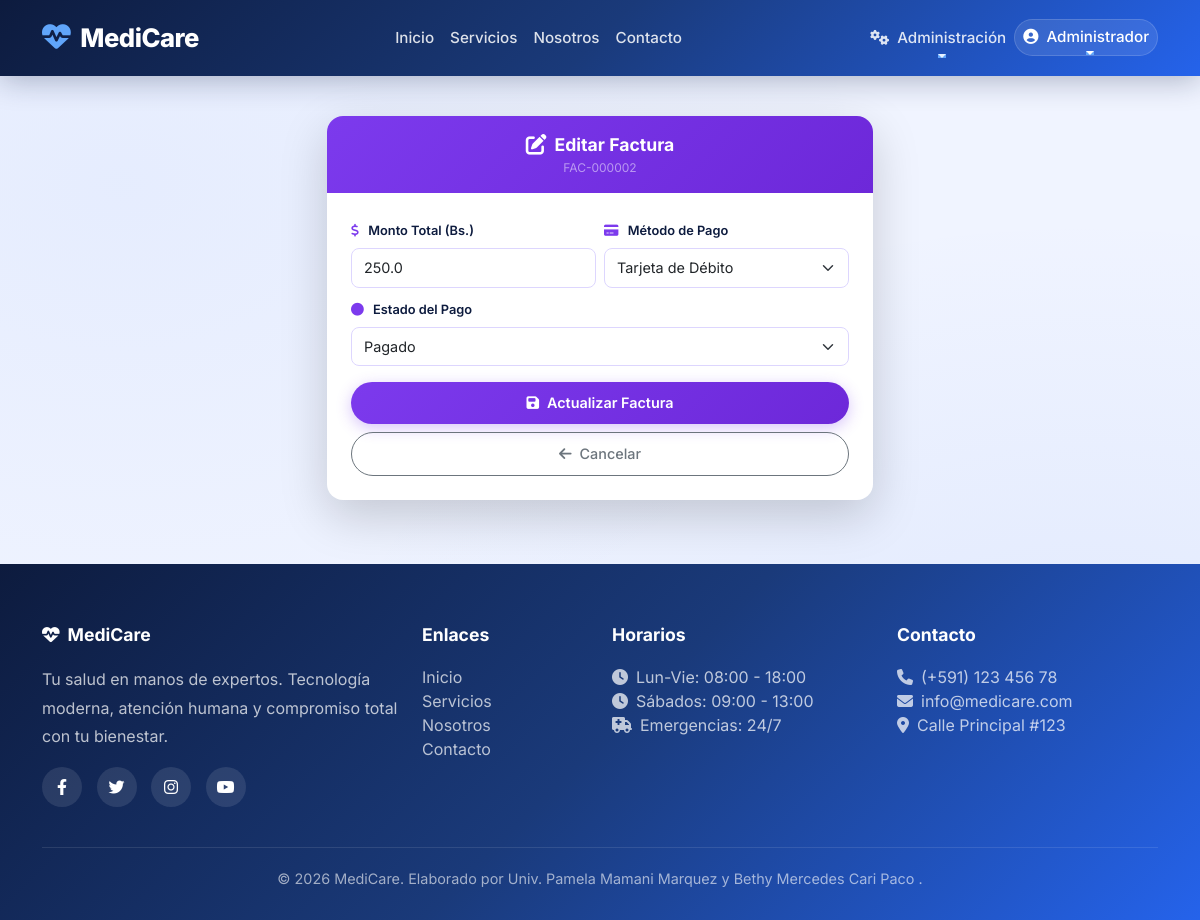
Page /facturacion/editar/2 (signed in) on the committed database.
### app/models/usuario.py (models this page shows, shortened)
class Usuario(UserMixin, db.Model):
    __tablename__ = 'usuarios'
    id = db.Column(db.Integer, primary_key=True)
    username = db.Column(db.String(80), unique=True, nullable=False)
    email = db.Column(db.String(120), unique=True, nullable=False)
    password_hash = db.Column(db.String(200), nullable=False)
    rol = db.Column(db.String(20), nullable=False, default='paciente')
    nombres = db.Column(db.String(100))
    apellidos = db.Column(db.String(100))
    ci = db.Column(db.String(20))
    telefono = db.Column(db.String(20))
    fecha_registro = db.Column(db.DateTime, default=datetime.utcnow)
    activo = db.Column(db.Boolean, default=True)
    paciente = db.relationship('Paciente', back_populates='usuario', uselist=False)
    medico = db.relationship('Medico', back_populates='usuario', uselist=False)
    def is_admin(self):
        return self.rol == 'admin'

### app/models/factura.py (models this page shows)
class Factura(db.Model):
    __tablename__ = 'facturas'
    id = db.Column(db.Integer, primary_key=True)
    cita_id = db.Column(db.Integer, db.ForeignKey('citas.id'))
    numero_factura = db.Column(db.String(20), unique=True)
    monto_total = db.Column(db.Float, nullable=False)
    metodo_pago = db.Column(db.String(50))
    estado_pago = db.Column(db.String(20), default='pendiente')
    fecha_emision = db.Column(db.DateTime, default=datetime.utcnow)
    fecha_pago = db.Column(db.DateTime)
    cita = db.relationship('Cita', back_populates='factura')

### app/facturacion/routes.py (the view, shortened to what this page needs)
@bp_factura.route('/editar/<int:id>', methods=['GET', 'POST'])
@login_required
def editar(id):
    if not (current_user.is_admin() or current_user.is_recepcionista()):
        flash('⛔ No tienes permisos.', 'danger')
        return redirect(url_for('core.landing'))
    factura = Factura.query.get_or_404(id)
    return render_template('facturacion/editar.html', factura=factura)

### templates/facturacion/editar.html (shortened to what this page needs)
{% extends "base.html" %}
{% block content %}
<div class="container py-4">
    <div class="row justify-content-center">
        <div class="col-lg-6 col-md-8">
            <div class="card border-0 shadow-lg rounded-4 overflow-hidden">
                <div class="card-header text-center border-0 py-3" style="background: linear-gradient(135deg, #7c3aed, #6d28d9);">
                    <div class="d-flex align-items-center justify-content-center gap-2">
                        <i class="fas fa-edit text-white" style="font-size: 1.3rem;"></i>
                        <span class="fw-bold text-white" style="font-size: 1.1rem;">
                            Editar Factura
                        </span>
                    </div>
                    <p class="text-white-50 mb-0" style="font-size: 0.75rem;">
                        {{ factura.numero_factura }}
                    </p>
                </div>
                <div class="card-body p-4">
                    <form method="POST" action="{{ url_for('factura.editar', id=factura.id) }}">
                        <div class="row g-2">
                            <div class="col-md-6">
                                <label for="monto_total" class="form-label fw-semibold" style="color: #0d1b3e; font-size: 0.8rem;">
                                    <i class="fas fa-dollar-sign" style="color: #7c3aed; margin-right: 6px;"></i> Monto Total (Bs.)
                                </label>
                                <input type="number" step="0.01" class="form-control form-control-sm" id="monto_total" name="monto_total"
                                       value="{{ factura.monto_total }}" required style="border-radius: 8px; padding: 8px 12px; font-size: 0.9rem; border-color: #ddd6fe;">
                            </div>
                            <div class="col-md-6">
                                <label for="metodo_pago" class="form-label fw-semibold" style="color: #0d1b3e; font-size: 0.8rem;">
                                    <i class="fas fa-credit-card" style="color: #7c3aed; margin-right: 6px;"></i> Método de Pago
                                </label>
                                <select class="form-select form-select-sm" id="metodo_pago" name="metodo_pago" required style="border-radius: 8px; padding: 8px 12px; font-size: 0.9rem; border-color: #ddd6fe;">
                                    <option value="Tarjeta de Débito" {% if factura.metodo_pago == 'Tarjeta de Débito' %}selected{% endif %}>Tarjeta de Débito</option>
                                </select>
                            </div>
                        </div>
                        <div class="mt-2">
                            <label for="estado_pago" class="form-label fw-semibold" style="color: #0d1b3e; font-size: 0.8rem;">
                                <i class="fas fa-circle" style="color: #7c3aed; margin-right: 6px;"></i> Estado del Pago
                            </label>
                            <select class="form-select form-select-sm" id="estado_pago" name="estado_pago" style="border-radius: 8px; padding: 8px 12px; font-size: 0.9rem; border-color: #ddd6fe;">
                                <option value="pagado" {% if factura.estado_pago == 'pagado' %}selected{% endif %}>Pagado</option>
                            </select>
                        </div>
                        <div class="d-grid gap-2 mt-3">
                            <button type="submit" class="btn" style="border-radius: 50px; padding: 10px; font-weight: 600; font-size: 0.9rem; background: linear-gradient(135deg, #7c3aed, #6d28d9); color: white; border: none; box-shadow: 0 4px 15px rgba(124, 58, 237, 0.3); transition: all 0.3s ease;">
                                <i class="fas fa-save me-2"></i>Actualizar Factura
                            </button>
                            <a href="{{ url_for('factura.index') }}" class="btn btn-outline-secondary" style="border-radius: 50px; padding: 10px; font-weight: 500; font-size: 0.9rem; transition: all 0.3s ease;">
                                <i class="fas fa-arrow-left me-2"></i>Cancelar
                            </a>
                        </div>
                    </form>
                </div>
            </div>
        </div>
    </div>
</div>
{% endblock %}

### templates/base.html (shortened to what this page needs)
<!DOCTYPE html>
<html lang="es">
<head>
    <link href="https://cdn.jsdelivr.net/npm/bootstrap@5.3.0/dist/css/bootstrap.min.css" rel="stylesheet">
    <link rel="stylesheet" href="https://cdnjs.cloudflare.com/ajax/libs/font-awesome/6.4.0/css/all.min.css">
</head>
<body>
    <nav class="navbar navbar-expand-lg navbar-custom">
        <div class="container">
            <a class="navbar-brand" href="{{ url_for('core.landing') }}">
                <i class="fas fa-heartbeat"></i>MediCare
            </a>
            <div class="collapse navbar-collapse" id="navbarNav">
                <ul class="navbar-nav mx-auto">
                    <li class="nav-item">
                        <a class="nav-link" href="{{ url_for('core.landing') }}">Inicio</a>
                    </li>
                    <li class="nav-item">
                        <a class="nav-link" href="{{ url_for('core.servicios') }}">Servicios</a>
                    </li>
                    <li class="nav-item">
                        <a class="nav-link" href="{{ url_for('core.about') }}">Nosotros</a>
                    </li>
                    <li class="nav-item">
                        <a class="nav-link" href="{{ url_for('core.contacto') }}">Contacto</a>
                    </li>
                </ul>
                <ul class="navbar-nav">
                    {% if current_user.is_authenticated %}
                        {% if current_user.is_admin() %}
                        <li class="nav-item dropdown">
                            <a class="nav-link dropdown-toggle text-white" href="#" id="adminDropdown" role="button" data-bs-toggle="dropdown">
                                <i class="fas fa-cogs me-1"></i> Administración
                            </a>
                        </li>
                        {% endif %}
                        <li class="nav-item dropdown user-dropdown">
                            <a class="nav-link dropdown-toggle text-white" href="#" id="userDropdown" role="button" data-bs-toggle="dropdown">
                                <i class="fas fa-user-circle me-1"></i>
                                {{ current_user.nombres }}
                            </a>
                        </li>
                    {% endif %}
                </ul>
            </div>
        </div>
    </nav>
    <main>
        {% block content %}{% endblock %}
    </main>
    <footer class="footer-custom">
        <div class="container">
            <div class="row g-4">
                <div class="col-md-4">
                    <h5><i class="fas fa-heartbeat me-2"></i>MediCare</h5>
                    <p style="opacity: 0.8; line-height: 1.8; position: relative; z-index: 1;">Tu salud en manos de expertos. Tecnología moderna, atención humana y compromiso total con tu bienestar.</p>
                    <div class="social-links mt-3">
                        <a href="#"><i class="fab fa-facebook-f"></i></a>
                        <a href="#"><i class="fab fa-twitter"></i></a>
                        <a href="#"><i class="fab fa-instagram"></i></a>
                        <a href="#"><i class="fab fa-youtube"></i></a>
                    </div>
                </div>
                <div class="col-md-2">
                    <h5>Enlaces</h5>
                    <ul class="list-unstyled">
                        <li><a href="{{ url_for('core.landing') }}">Inicio</a></li>
                        <li><a href="{{ url_for('core.servicios') }}">Servicios</a></li>
                        <li><a href="{{ url_for('core.about') }}">Nosotros</a></li>
                        <li><a href="{{ url_for('core.contacto') }}">Contacto</a></li>
                    </ul>
                </div>
                <div class="col-md-3">
                    <h5>Horarios</h5>
                    <ul class="list-unstyled" style="opacity: 0.8;">
                        <li><i class="fas fa-clock me-2"></i>Lun-Vie: 08:00 - 18:00</li>
                        <li><i class="fas fa-clock me-2"></i>Sábados: 09:00 - 13:00</li>
                        <li><i class="fas fa-ambulance me-2"></i>Emergencias: 24/7</li>
                    </ul>
                </div>
                <div class="col-md-3">
                    <h5>Contacto</h5>
                    <ul class="list-unstyled" style="opacity: 0.8;">
                        <li><i class="fas fa-phone me-2"></i>(+591) 123 456 78</li>
                        <li><i class="fas fa-envelope me-2"></i>info@medicare.com</li>
                        <li><i class="fas fa-map-marker-alt me-2"></i>Calle Principal #123</li>
                    </ul>
                </div>
            </div>
            <div class="footer-bottom">
                <p class="mb-0">&copy; 2026 MediCare. Elaborado por Univ. Pamela Mamani Marquez y Bethy Mercedes Cari Paco .</p>
            </div>
        </div>
    </footer>
</body>
</html>

### templates/base.html (style rules this page uses)
:root { --primary-dark: #0d1b3e; --primary-mid: #1a3a7a; --primary-blue: #2563eb; --primary-light: #3b82f6; --primary-gradient: linear-gradient(135deg, #0d1b3e 0%, #1a3a7a 50%, #2563eb 100%); --glass-bg: rgba(255, 255, 255, 0.1); --glass-border: rgba(255, 255, 255, 0.15); --text-light: #ffffff; --text-dark: #0d1b3e; --shadow-soft: 0 8px 32px rgba(13, 27, 62, 0.15); --shadow-glass: 0 8px 32px rgba(0, 0, 0, 0.1); --border-radius: 16px; --transition: all 0.3s cubic-bezier(0.4, 0, 0.2, 1); }
* { font-family: 'Inter', sans-serif; margin: 0; padding: 0; box-sizing: border-box; }
body { background: #f0f4ff; color: var(--text-dark); min-height: 100vh; background-image: radial-gradient(ellipse at 10% 20%, rgba(37, 99, 235, 0.05) 0%, transparent 50%), radial-gradient(ellipse at 90% 80%, rgba(37, 99, 235, 0.08) 0%, transparent 50%); }
.navbar-custom { background: var(--primary-gradient); padding: 14px 0; box-shadow: 0 4px 30px rgba(13, 27, 62, 0.3); position: sticky; top: 0; z-index: 1000; backdrop-filter: blur(10px); }
.navbar-custom .navbar-brand { font-weight: 800; font-size: 1.6rem; color: white !important; letter-spacing: -0.5px; }
.navbar-custom .navbar-brand i { font-size: 1.8rem; margin-right: 10px; color: #60a5fa; }
.navbar-custom .nav-link { color: rgba(255,255,255,0.85) !important; font-weight: 500; padding: 8px 20px; border-radius: 8px; transition: var(--transition); font-size: 0.95rem; position: relative; }
.navbar-custom .nav-link::after { content: ''; position: absolute; bottom: 0; left: 50%; width: 0; height: 2px; background: #60a5fa; transition: var(--transition); transform: translateX(-50%); }
.user-dropdown .dropdown-toggle { color: white !important; padding: 6px 16px; border-radius: 50px; background: rgba(255,255,255,0.1); border: 1px solid rgba(255,255,255,0.15); }
.footer-custom { background: var(--primary-gradient); color: rgba(255,255,255,0.9); padding: 60px 0 30px 0; position: relative; overflow: hidden; margin-top: 40px; }
.footer-custom h5 { color: white; font-weight: 700; margin-bottom: 20px; font-size: 1.1rem; position: relative; z-index: 1; }
.footer-custom a { color: rgba(255,255,255,0.7); text-decoration: none; transition: var(--transition); display: inline-block; position: relative; z-index: 1; }
.footer-custom .social-links a { display: inline-flex; align-items: center; justify-content: center; width: 40px; height: 40px; background: rgba(255,255,255,0.1); border-radius: 50%; margin-right: 10px; transition: var(--transition); color: white; position: relative; z-index: 1; }
.footer-bottom { border-top: 1px solid rgba(255,255,255,0.1); padding-top: 20px; margin-top: 40px; text-align: center; font-size: 0.9rem; color: rgba(255,255,255,0.6); position: relative; z-index: 1; }

### templates/facturacion/editar.html (style rules this page uses)
.rounded-4 { border-radius: 1rem; }

### rows in the picture
Usuario: nombres "Administrador"
Factura: numero_factura "FAC-000002", monto_total "250.0", metodo_pago "Tarjeta de Débito", estado_pago "Pagado"
